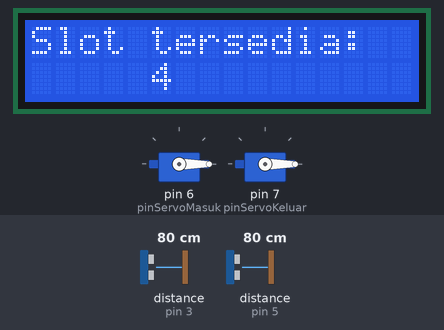
A sketch run on a simulated Arduino Uno, built with avr-gcc and run on an emulated ATmega328P. Shown: 2 × servo, 16×2 character LCD. Wiring (inferred from the names in the program): 2 × ultrasonic range finder: trigger pin 2, echo pin 3 / trigger pin 4, echo pin 5. Inputs (shaded band) come from the test bench; at power-on: distance to the obstacle (sensors on pin 3, pin 5) 80 cm. The echo pulse lasts 58.3 µs per cm.

Above: at 6.3 s.
6.4 s: distance to the obstacle (sensor on pin 3) set to 12 cm
7.9 s: distance to the obstacle (sensor on pin 3) set to 9 cm
At 8.8 s:
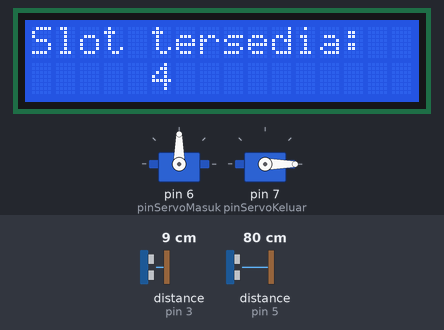
At 32.3 s:
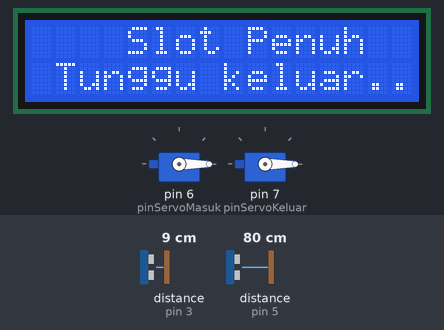
Timing chart, 0 to 33.5 s (numbered marks = the images above; inputs shaded):
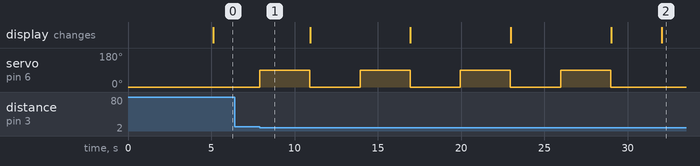

The sketch:

smart.parking.ino
```cpp
#include <Servo.h>
#include <Wire.h>
#include <LiquidCrystal_I2C.h>

// Objek LCD dan Servo
LiquidCrystal_I2C lcd(0x27, 16, 2);
Servo servoMasuk;
Servo servoKeluar;

// Pin Sensor
const int trigMasuk = 2;
const int echoMasuk = 3;
const int trigKeluar = 4;
const int echoKeluar = 5;

// Pin Servo
const int pinServoMasuk = 6;
const int pinServoKeluar = 7;

// Kapasitas dan status kendaraan
const int kapasitas = 4;
int kendaraan = 0;

// Jarak batas deteksi
const int batasJarak = 10;

void setup() {
  // Inisialisasi pin
  pinMode(trigMasuk, OUTPUT);
  pinMode(echoMasuk, INPUT);
  pinMode(trigKeluar, OUTPUT);
  pinMode(echoKeluar, INPUT);

  // Inisialisasi servo
  servoMasuk.attach(pinServoMasuk);
  servoKeluar.attach(pinServoKeluar);
  servoMasuk.write(0);   // posisi awal tertutup
  servoKeluar.write(0);  // posisi awal tertutup

  // Inisialisasi LCD
  lcd.init();
  lcd.backlight();
  lcd.setCursor(0, 0);
  lcd.print("  SMART PARKING  ");
  lcd.setCursor(0, 1);
  lcd.print("     UNIBA      ");
  delay(5000);
  updateLCD();
}

void loop() {
  float jarakMasuk = bacaJarak(trigMasuk, echoMasuk);
  float jarakKeluar = bacaJarak(trigKeluar, echoKeluar);

  // Deteksi mobil keluar
  if (jarakKeluar < batasJarak && kendaraan > 0) {
    bukaPintu(servoKeluar);
    kendaraan--;
    updateLCD();
    delay(3000); // beri waktu mobil keluar
  }

  // Deteksi mobil masuk
  if (jarakMasuk < batasJarak) {
    if (kendaraan < kapasitas) {
      bukaPintu(servoMasuk);
      kendaraan++;
      updateLCD();
    } else {
      tampilSlotPenuh();   // tampilkan pesan tapi tidak buka pintu
    }
    delay(3000); // beri waktu mobil lewat
  }
}

// Fungsi membaca jarak ultrasonik
float bacaJarak(int trig, int echo) {
  digitalWrite(trig, LOW);
  delayMicroseconds(2);
  digitalWrite(trig, HIGH);
  delayMicroseconds(10);
  digitalWrite(trig, LOW);

  long durasi = pulseIn(echo, HIGH, 10000); // timeout 30ms
  if (durasi == 0) return 1000.0;            // tidak ada pantulan
  return durasi * 0.034 / 2;
}

// Fungsi membuka dan menutup pintu otomatis
void bukaPintu(Servo &servo) {
  servo.write(90);  // buka
  delay(3000);
  servo.write(0);   // tutup kembali
}

// Fungsi update LCD status slot
void updateLCD() {
  lcd.clear();
  lcd.setCursor(0, 0);
  lcd.print("Slot tersedia: ");
  lcd.setCursor(0, 1);
  lcd.setCursor(5, 1);
  lcd.print(kapasitas - kendaraan);
}

// Fungsi tampilan jika penuh
void tampilSlotPenuh() {
  lcd.clear();
  lcd.setCursor(0, 0);
  lcd.print("    Slot Penuh   ");
  lcd.setCursor(0, 1);
  lcd.print(" Tunggu keluar.. ");
}
```

Measured:
- the behaviour switches between 11 and 10 cm on distance to the obstacle (sensor on pin 3) (found by bisection; images 0 and 1)
- after the input at 6.4 s, every drawn part: stays the same
- after the input at 7.9 s, servo on pin 6 (pinServoMasuk): alternates 90° for 3.0 s and 0° for 3.0 s, starting at once
